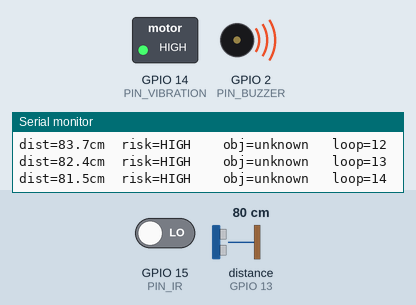
A sketch run on a simulated ESP32-S3. Parts: switched loads named in the sketch (green lamp = pin HIGH), buzzer (waves = sounding), the last lines printed to the serial monitor. Wiring (inferred from the names in the program): ultrasonic range finder: trigger GPIO 12; echo GPIO 13. The test bench sets the inputs (shaded band); at power-on: GPIO 15 (PIN_IR) LOW, distance to the obstacle (sensor on GPIO 13) 80 cm. The echo pulse lasts 58.3 µs per cm; the camera gives no picture; pins used as bus, display or sensor lines are not drawn.

Above: at 3.02 s.
3.3 s: GPIO 15 (PIN_IR) driven HIGH
6.3 s: distance to the obstacle (sensor on GPIO 13) set to 95 cm
9.3 s: distance to the obstacle (sensor on GPIO 13) set to 103 cm
At 9.9 s:
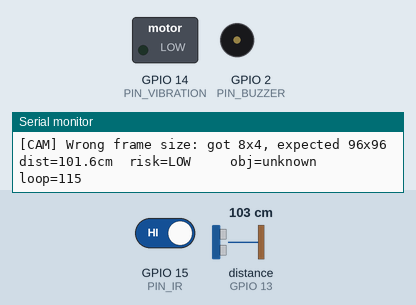
12.3 s: distance to the obstacle (sensor on GPIO 13) set to 148 cm
15.3 s: distance to the obstacle (sensor on GPIO 13) set to 157 cm
16.9 s: distance to the obstacle (sensor on GPIO 13) set to 2 cm
At 17.89 s:
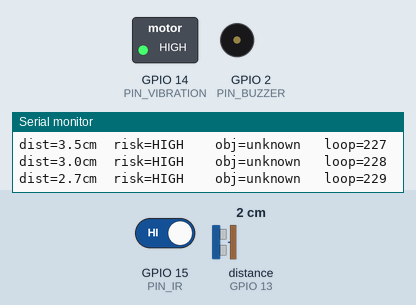
At 18.34 s:
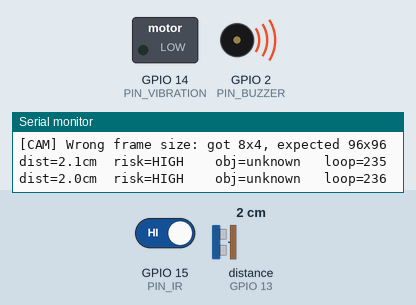
Timing chart, 0 to 20.9 s (numbered marks = the images above; inputs shaded):
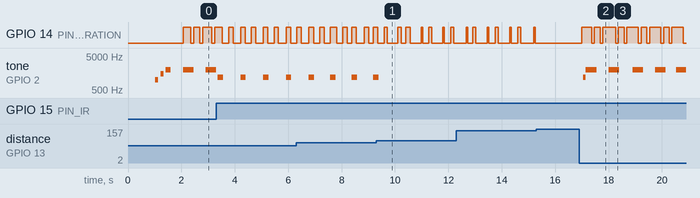

The sketch:

sketch_jul11a_copy_20260716163209.ino
```cpp
#include "config.h"
#include "camera.h"
#include "obstacle_model.h"

// ── Vibration patterns ────────────────────────────────────────────────────────
const int VIB_LOW[]    = {100, 400, 0};
const int VIB_MEDIUM[] = {150, 200, 150, 400, 0};
const int VIB_HIGH[]   = {200, 100, 200, 100, 200, 300, 0};

// ── Global state ──────────────────────────────────────────────────────────────
float         smoothedDistance = DIST_MAX;
String        lastRisk         = "NONE";
unsigned long lastVibTime      = 0;
bool          cameraReady      = false;
bool          modelReady       = false;
int           loopCounter      = 0;

// Vibration state machine
namespace VibState {
  const int*    pattern = nullptr;
  int           len     = 0;
  int           step    = 0;
  bool          motorOn = false;
  unsigned long tLast   = 0;
}

// ── Self-test beeps ───────────────────────────────────────────────────────────
// Plays 3 rising beeps on boot so you know hardware is alive
void selfTestBeeps() {
  Serial.println("[BOOT] Self-test beeps...");
  tone(PIN_BUZZER, 1000, 120); delay(200);
  tone(PIN_BUZZER, 1500, 120); delay(200);
  tone(PIN_BUZZER, 2000, 180); delay(300);
  Serial.println("[BOOT] Self-test OK");
}

// ── readUltrasonic() ──────────────────────────────────────────────────────────
float readUltrasonic() {
  digitalWrite(PIN_TRIG, LOW);
  delayMicroseconds(2);
  digitalWrite(PIN_TRIG, HIGH);
  delayMicroseconds(10);
  digitalWrite(PIN_TRIG, LOW);

  long duration = pulseIn(PIN_ECHO, HIGH, 30000);
  if (duration == 0) return DIST_MAX;

  float raw = constrain((duration * 0.034f) / 2.0f, 0, DIST_MAX);
  smoothedDistance = (SMOOTH_ALPHA * raw) +
                     ((1.0f - SMOOTH_ALPHA) * smoothedDistance);
  return smoothedDistance;
}

// ── classifyRisk() ────────────────────────────────────────────────────────────
String classifyRisk(float dist, const InferenceResult& ai) {
  // AI detected something that always forces HIGH
  if (ai.forceHigh && ai.confidence >= 140) return "HIGH";

  bool irHit = (digitalRead(PIN_IR) == LOW);
  if (irHit || dist < THRESH_HIGH)  return "HIGH";
  if (dist < THRESH_MEDIUM)         return "MEDIUM";
  if (dist < THRESH_LOW)            return "LOW";
  return "NONE";
}

// ── Vibration pattern player ──────────────────────────────────────────────────
void playPattern(const int* pattern, int len) {
  VibState::pattern = pattern;
  VibState::len     = len;
  VibState::step    = 0;
  VibState::motorOn = true;
  VibState::tLast   = millis();
  digitalWrite(PIN_VIBRATION, HIGH);
}

void tickPattern() {
  if (VibState::pattern == nullptr || VibState::step >= VibState::len) {
    digitalWrite(PIN_VIBRATION, LOW);
    return;
  }
  if (millis() - VibState::tLast >=
      (unsigned long)VibState::pattern[VibState::step]) {
    VibState::step++;
    if (VibState::step >= VibState::len) {
      digitalWrite(PIN_VIBRATION, LOW);
      VibState::pattern = nullptr;
      return;
    }
    VibState::motorOn = !VibState::motorOn;
    digitalWrite(PIN_VIBRATION, VibState::motorOn ? HIGH : LOW);
    VibState::tLast = millis();
  }
}

// ── triggerAlerts() ───────────────────────────────────────────────────────────
void triggerAlerts(const String& risk) {
  bool changed     = (risk != lastRisk);
  bool cooldownDone = (millis() - lastVibTime >= VIB_COOLDOWN_MS);
  if (!changed && !cooldownDone) return;

  lastRisk    = risk;
  lastVibTime = millis();

  if      (risk == "HIGH")   {
    playPattern(VIB_HIGH, sizeof(VIB_HIGH)/sizeof(int));
    tone(PIN_BUZZER, BUZZ_HIGH_FREQ, BUZZ_HIGH_DUR);
  }
  else if (risk == "MEDIUM") {
    playPattern(VIB_MEDIUM, sizeof(VIB_MEDIUM)/sizeof(int));
    tone(PIN_BUZZER, BUZZ_MED_FREQ, BUZZ_MED_DUR);
  }
  else if (risk == "LOW")    {
    playPattern(VIB_LOW, sizeof(VIB_LOW)/sizeof(int));
  }
  else {
    VibState::pattern = nullptr;
    digitalWrite(PIN_VIBRATION, LOW);
    noTone(PIN_BUZZER);
  }
}

// ═════════════════════════════════════════════════════════════════════════════
// SETUP
// ═════════════════════════════════════════════════════════════════════════════
void setup() {
  Serial.begin(115200);
  delay(1000);

  Serial.println("\n╔════════════════════════════════╗");
  Serial.println("║   SmartGuide Cane v2 — Boot    ║");
  Serial.println("╚════════════════════════════════╝");

  // Pin setup
  pinMode(PIN_TRIG,      OUTPUT);
  pinMode(PIN_ECHO,      INPUT);
  pinMode(PIN_IR,        INPUT);
  pinMode(PIN_VIBRATION, OUTPUT);

  // Step 1: self-test beeps
  selfTestBeeps();

  // Step 2: camera init
  Serial.println("\n[BOOT] Initializing camera...");
  cameraReady = initCamera();
  if (!cameraReady) {
    Serial.println("[BOOT] Camera FAILED — continuing without vision");
    // Two low beeps = camera fail indicator
    tone(PIN_BUZZER, 500, 100); delay(150);
    tone(PIN_BUZZER, 500, 100); delay(150);
  }

  // Step 3: AI model init
  Serial.println("\n[BOOT] Loading AI model...");
  modelReady = initModel();
  if (modelReady) {
    // Two rising beeps = model loaded
    tone(PIN_BUZZER, 1200, 120); delay(180);
    tone(PIN_BUZZER, 2000, 180);
    Serial.println("[BOOT] AI model loaded OK");
  }

  // Step 4: BLE — placeholder for now
  Serial.println("\n[BOOT] BLE: not yet initialized (Week 5)");

  // Step 5: ready
  Serial.println("\n[BOOT] Boot complete — starting sensor loop");
  Serial.println("──────────────────────────────────────");
  Serial.printf("  Camera:  %s\n", cameraReady ? "READY" : "offline");
  Serial.printf("  AI Model: %s\n", modelReady  ? "LOADED" : "stub mode");
  Serial.println("──────────────────────────────────────\n");
}

// ═════════════════════════════════════════════════════════════════════════════
// LOOP
// ═════════════════════════════════════════════════════════════════════════════
void loop() {
  loopCounter++;

  // 1. Read distance sensor
  float dist = readUltrasonic();

  // 2. Camera + AI inference every 5th loop (~4Hz at 20Hz loop rate)
  InferenceResult aiResult = {OBJ_UNKNOWN, 0, "unknown", false};
  if (cameraReady && (loopCounter % 5 == 0)) {
    const uint8_t* frame = captureGrayscaleFrame();
    if (frame != nullptr) {
      aiResult = runInference(frame);
      // Only print when AI detects something
      if (aiResult.confidence >= 140) {
        Serial.printf("[AI] Detected: %s (confidence %d%%)\n",
                      aiResult.label,
                      (aiResult.confidence * 100) / 255);
      }
    }
  }

  // 3. Classify risk
  String risk = classifyRisk(dist, aiResult);

  // 4. Trigger alerts
  triggerAlerts(risk);

  // 5. Tick vibration pattern
  tickPattern();

  // 6. Serial output
  Serial.printf("dist=%.1fcm  risk=%-6s  obj=%-8s  loop=%d\n",
                dist < DIST_MAX ? dist : 0,
                risk.c_str(),
                aiResult.label,
                loopCounter);

  delay(LOOP_DELAY_MS);
}
```

camera.h
```cpp
/*
 * camera.h — OV2640 init and 96×96 grayscale frame capture
 * ESP32-S3 version — uses PSRAM for frame buffer
 */

#pragma once
#include <Arduino.h>
#include "esp_camera.h"

// ─────────────────────────────────────────────────────────────────────────────
// PIN DEFINITIONS
// These are fixed by the AI Thinker ESP32-CAM hardware layout.
// Do NOT change these — they are hardwired on the PCB.
// ─────────────────────────────────────────────────────────────────────────────
#define CAM_PIN_PWDN     32
#define CAM_PIN_RESET    -1    // not connected on AI Thinker
#define CAM_PIN_XCLK      0
#define CAM_PIN_SIOD     26   // I2C data
#define CAM_PIN_SIOC     27   // I2C clock
#define CAM_PIN_D7       35
#define CAM_PIN_D6       34
#define CAM_PIN_D5       39
#define CAM_PIN_D4       36
#define CAM_PIN_D3       21
#define CAM_PIN_D2       19
#define CAM_PIN_D1       18
#define CAM_PIN_D0        5
#define CAM_PIN_VSYNC    25
#define CAM_PIN_HREF     23
#define CAM_PIN_PCLK     22

// ─────────────────────────────────────────────────────────────────────────────
// FRAME SETTINGS
// 96×96 grayscale is the exact input size our TFLite model expects.
// GRAYSCALE = 1 byte per pixel (vs RGB888 = 3 bytes, JPEG = variable)
// Total frame size = 96 × 96 × 1 = 9,216 bytes — tiny and fast
// ─────────────────────────────────────────────────────────────────────────────
#define CAM_WIDTH   96
#define CAM_HEIGHT  96

// Persistent frame buffer — allocated once in PSRAM, reused every capture
// We never free this — it lives for the life of the program
static uint8_t* grayscale_frame = nullptr;

// ─────────────────────────────────────────────────────────────────────────────
// initCamera()
// Configures and starts the OV2640 camera.
// Returns true on success, false on failure.
// Call once in setup() before anything else that uses the camera.
// ─────────────────────────────────────────────────────────────────────────────
bool initCamera() {
  camera_config_t config;

  // ── Hardware pins ──────────────────────────────────────────────────────────
  config.ledc_channel = LEDC_CHANNEL_0;
  config.ledc_timer   = LEDC_TIMER_0;
  config.pin_d0       = CAM_PIN_D0;
  config.pin_d1       = CAM_PIN_D1;
  config.pin_d2       = CAM_PIN_D2;
  config.pin_d3       = CAM_PIN_D3;
  config.pin_d4       = CAM_PIN_D4;
  config.pin_d5       = CAM_PIN_D5;
  config.pin_d6       = CAM_PIN_D6;
  config.pin_d7       = CAM_PIN_D7;
  config.pin_xclk     = CAM_PIN_XCLK;
  config.pin_pclk     = CAM_PIN_PCLK;
  config.pin_vsync    = CAM_PIN_VSYNC;
  config.pin_href     = CAM_PIN_HREF;
  config.pin_sscb_sda = CAM_PIN_SIOD;
  config.pin_sscb_scl = CAM_PIN_SIOC;
  config.pin_pwdn     = CAM_PIN_PWDN;
  config.pin_reset    = CAM_PIN_RESET;

  // ── Format settings ────────────────────────────────────────────────────────
  // XCLK: 20MHz is standard for OV2640
  config.xclk_freq_hz  = 20000000;

  // GRAYSCALE = 8-bit single channel — exactly what TFLite model needs
  // Do NOT use PIXFORMAT_JPEG (compressed) or PIXFORMAT_RGB888 (3 channels)
  config.pixel_format  = PIXFORMAT_GRAYSCALE;

  // 96×96 — smallest standard frame size, fastest capture, right size for AI
  config.frame_size    = FRAMESIZE_96X96;

  // jpeg_quality only matters for JPEG format — ignored for grayscale
  config.jpeg_quality  = 12;

  // Single frame buffer — enough for our use case
  // Use 2 for double-buffering if you need faster capture later
  config.fb_count      = 1;

  // Store frame buffer in PSRAM (4MB available on ESP32-CAM)
  // PSRAM is much larger than the 320KB internal SRAM
  config.fb_location   = CAMERA_FB_IN_PSRAM;

  // GRAB_LATEST discards stale frames and always gives the newest one
  // Important for real-time obstacle detection
  config.grab_mode     = CAMERA_GRAB_LATEST;

  // ── Initialize ────────────────────────────────────────────────────────────
  esp_err_t err = esp_camera_init(&config);
  if (err != ESP_OK) {
    Serial.printf("[CAM] Init FAILED — error 0x%x\n", err);
    Serial.println("[CAM] Check: is PSRAM enabled in Tools menu?");
    return false;
  }

  // ── Sensor tuning ──────────────────────────────────────────────────────────
  // These settings help with indoor / low-light performance
  sensor_t* s = esp_camera_sensor_get();
  if (s == nullptr) {
    Serial.println("[CAM] Could not get sensor handle for tuning");
    return false;
  }

  s->set_brightness(s,  1);   // +1 brightness (range: -2 to +2)
  s->set_contrast(s,    1);   // +1 contrast   (range: -2 to +2)
  s->set_saturation(s, -2);   // -2 saturation (grayscale anyway, doesn't matter)
  s->set_whitebal(s,    1);   // auto white balance ON
  s->set_exposure_ctrl(s, 1); // auto exposure ON
  s->set_gain_ctrl(s,   1);   // auto gain ON
  s->set_aec2(s,        1);   // AEC DSP ON (better auto exposure algorithm)

  // ── Allocate persistent grayscale buffer in PSRAM ─────────────────────────
  // We allocate once here and reuse the same buffer every frame capture.
  // ps_malloc() = malloc that specifically uses PSRAM
  grayscale_frame = (uint8_t*)ps_malloc(CAM_WIDTH * CAM_HEIGHT);
  if (grayscale_frame == nullptr) {
    Serial.println("[CAM] FAILED to allocate grayscale buffer in PSRAM");
    Serial.println("[CAM] Check: is PSRAM enabled in Tools menu?");
    return false;
  }

  Serial.println("[CAM] Camera Ready");
  Serial.printf("[CAM] Frame: %dx%d GRAYSCALE = %d bytes per frame\n",
                CAM_WIDTH, CAM_HEIGHT, CAM_WIDTH * CAM_HEIGHT);
  return true;
}

// ─────────────────────────────────────────────────────────────────────────────
// captureGrayscaleFrame()
// Captures one 96×96 grayscale frame from the camera.
// Returns pointer to the frame buffer, or nullptr on failure.
//
// IMPORTANT: Do NOT free() this pointer — it points to our persistent buffer.
// The data is valid until the next call to captureGrayscaleFrame().
// ─────────────────────────────────────────────────────────────────────────────
const uint8_t* captureGrayscaleFrame() {
  // Get a frame from the camera driver
  camera_fb_t* fb = esp_camera_fb_get();
  if (fb == nullptr) {
    Serial.println("[CAM] Frame capture failed — fb is null");
    return nullptr;
  }

  // Validate frame dimensions
  // If these don't match, something is wrong with the camera config
  if (fb->width != CAM_WIDTH || fb->height != CAM_HEIGHT) {
    Serial.printf("[CAM] Wrong frame size: got %dx%d, expected %dx%d\n",
                  fb->width, fb->height, CAM_WIDTH, CAM_HEIGHT);
    esp_camera_fb_return(fb);
    return nullptr;
  }

  // Validate byte count
  // GRAYSCALE = 1 byte per pixel, so total = width × height
  size_t expected = CAM_WIDTH * CAM_HEIGHT;
  if (fb->len != expected) {
    Serial.printf("[CAM] Wrong frame length: got %d, expected %d\n",
                  fb->len, expected);
    esp_camera_fb_return(fb);
    return nullptr;
  }

  // Copy frame into our persistent buffer
  // We copy because fb->buf belongs to the camera driver —
  // we must return it immediately so the driver can reuse it
  memcpy(grayscale_frame, fb->buf, fb->len);

  // MUST call this or the camera driver runs out of buffers and freezes
  esp_camera_fb_return(fb);

  return grayscale_frame;
}

// ─────────────────────────────────────────────────────────────────────────────
// deinitCamera()
// Only needed if going to deep sleep. Not required for normal operation.
// ─────────────────────────────────────────────────────────────────────────────
void deinitCamera() {
  esp_camera_deinit();
  Serial.println("[CAM] Camera deinitialized");
}
```

obstacle_model.h
```cpp
/*
 * obstacle_model.h — TFLite Micro stub model
 *
 * Right now this is a STUB — it doesn't detect anything.
 * Replace obstacle_model_data.h with your trained model later.
 *
 * The stub lets everything else compile and run so you can test
 * the camera, BLE, and sensor code before the AI model is ready.
 */

#pragma once
#include <Arduino.h>

// ─────────────────────────────────────────────────────────────────────────────
// STUB MODE
// obstacle_model_data.h doesn't exist yet — that's fine.
// The stub always returns "unknown" so sensors still work.
// When you train your model, drop obstacle_model_data.h into the
// sketch folder and delete the #define USING_STUB_MODEL line.
// ─────────────────────────────────────────────────────────────────────────────
#define USING_STUB_MODEL

// Object class labels — index matches model output tensor
// IMPORTANT: this order must match exactly when you train the real model
#define OBJ_UNKNOWN  0
#define OBJ_PERSON   1
#define OBJ_CHAIR    2
#define OBJ_STAIRS   3
#define OBJ_DOOR     4
#define OBJ_CAR      5
#define OBJ_WALL     6
#define OBJ_POLE     7
#define NUM_CLASSES  8

static const char* OBJ_LABELS[NUM_CLASSES] = {
  "unknown", "person", "chair", "stairs",
  "door",    "car",    "wall",  "pole"
};

// Objects that always force HIGH risk regardless of distance
// Stairs and cars are critical — even far away they're dangerous
static const bool OBJ_FORCE_HIGH[NUM_CLASSES] = {
  false,  // unknown
  false,  // person  (use distance to decide)
  false,  // chair
  true,   // stairs  → ALWAYS HIGH
  false,  // door
  true,   // car     → ALWAYS HIGH
  false,  // wall
  false,  // pole
};

// Result returned by runInference()
struct InferenceResult {
  int         classIndex;  // 0–7
  int         confidence;  // 0–255
  const char* label;       // points to OBJ_LABELS
  bool        forceHigh;   // true = override risk to HIGH
};

// ─────────────────────────────────────────────────────────────────────────────
// initModel()
// In stub mode: prints a message and returns false.
// With real model: loads TFLite, allocates tensor arena in PSRAM.
// ─────────────────────────────────────────────────────────────────────────────
bool initModel() {

#ifdef USING_STUB_MODEL
  Serial.println("[AI] Stub model active — no object detection yet");
  Serial.println("[AI] Sensor fusion (ultrasonic + IR) still working");
  return false;
#endif

  // Real model init goes here — added in Week 9
  return false;
}

// ─────────────────────────────────────────────────────────────────────────────
// runInference()
// In stub mode: always returns "unknown" with zero confidence.
// With real model: runs TFLite on the 96×96 grayscale frame.
// ─────────────────────────────────────────────────────────────────────────────
InferenceResult runInference(const uint8_t* frame_data) {
  InferenceResult result = {
    OBJ_UNKNOWN,          // classIndex
    0,                    // confidence
    OBJ_LABELS[OBJ_UNKNOWN], // label = "unknown"
    false                 // forceHigh
  };

#ifdef USING_STUB_MODEL
  return result;  // stub always returns unknown
#endif

  // Real inference goes here — added in Week 9
  return result;
}
```

Source omitted: config.h (1226 bytes)

Measured:
- the behaviour switches between 100 and 101 cm on distance to the obstacle (sensor on GPIO 13) (found by bisection; images 0 and 1)
- after the input at 9.3 s, tone on GPIO 2 (PIN_BUZZER): goes on until 9.4 s, then stays silent
- after the input at 15.3 s, GPIO 14 (PIN_VIBRATION): stops changing and stays LOW
- after the input at 16.9 s, GPIO 14 (PIN_VIBRATION): LOW → HIGH after 0.09 s, then repeats every 0.90 s: LOW 0.10 s, HIGH 0.22 s, LOW 0.10 s, HIGH 0.48 s; tone on GPIO 2 (PIN_BUZZER): silent → 1200 Hz after 0.15 s, then repeats every 0.85 s: 2000 Hz 0.40 s, silent 0.45 s
- by itself, tone on GPIO 2 (PIN_BUZZER): alternates 1200 Hz for 0.20 s and silent for 0.60 s
